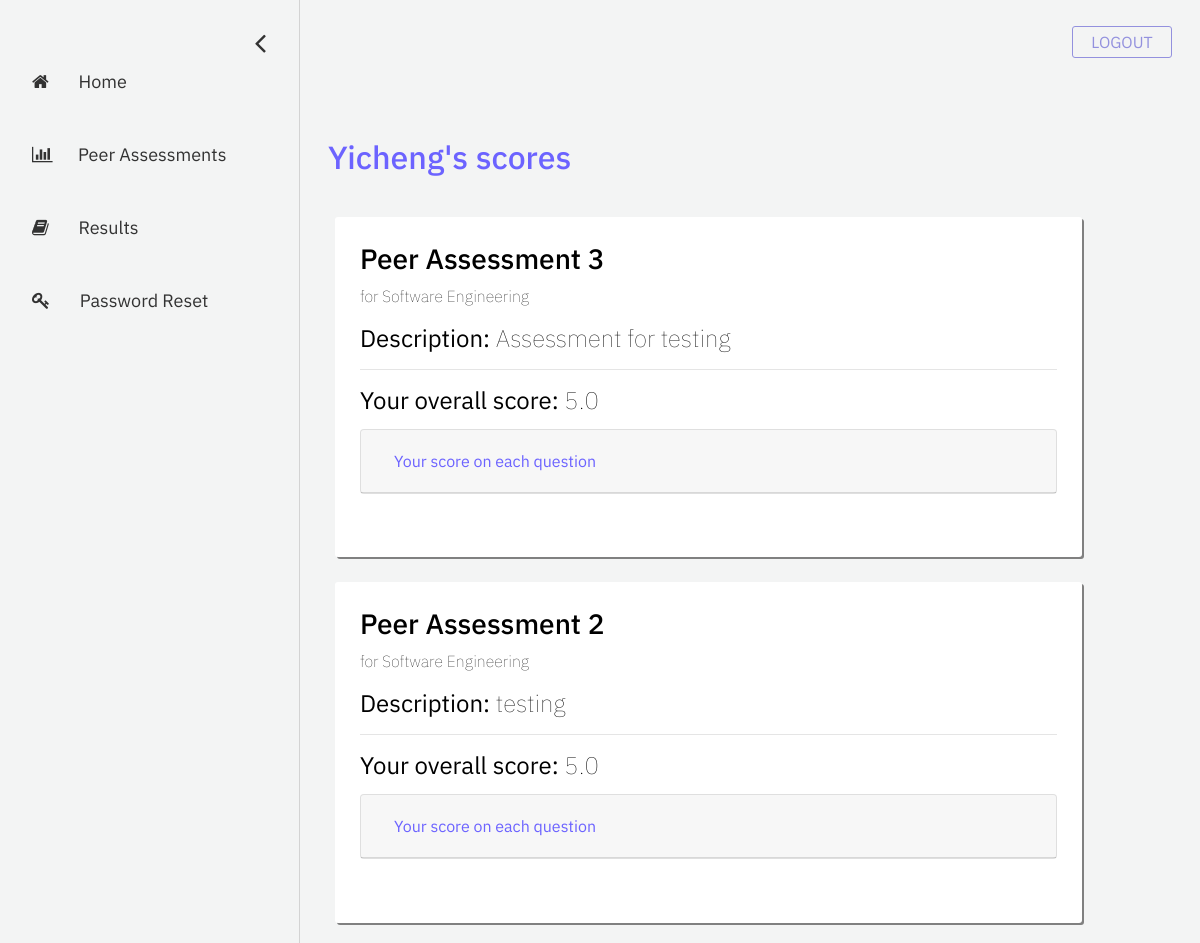
/student/completed-assessments (signed in), run on the app's committed database.
### account/models.py (models this page shows, shortened)
class User(AbstractBaseUser, PermissionsMixin):
    email = models.EmailField(
        verbose_name=_('email address'), max_length=255, unique=True
    )
    first_name = models.CharField(_('first name'), max_length=30, blank=True)
    last_name = models.CharField(_('last name'), max_length=150, blank=True)
    iris_roll = models.CharField(max_length = 8, unique=True)
    is_student = models.BooleanField(
        _('student status'),
        default=False,
        help_text=_(
            'Shows whether this user is a student. '
        ),
    )
    is_instructor = models.BooleanField(
        _('instructor status'),
        default=False,
        help_text=_(
            'Shows whether this user is a instructor. '
        ),
    )
    is_active = models.BooleanField(
        _('active'),
        default=True,
        help_text=_(
            'Designates whether this user should be treated as active. '
            'Unselect this instead of deleting accounts.'
        ),
    )
    is_staff = models.BooleanField(
        _('admin status'),
        default=False,
        help_text=_(
            'Designates whether the user can log into this admin site.'
        ),
    )
    date_joined = models.DateTimeField(
        _('date joined'), default=timezone.now
    )
    objects = UserManager()
    USERNAME_FIELD = 'email'
    REQUIRED_FIELDS = ['first_name', 'last_name', 'iris_roll', 'is_student', 'is_instructor']

### assessment/models.py (models this page shows, shortened)
class Assessment(models.Model):
    name = models.CharField("assessment name", max_length=255)
    description = models.TextField("description", max_length=512, blank=True)
    date_created = models.DateTimeField("date created", auto_now_add=True)
    start_date = models.DateField("start date")
    end_date = models.DateField("end date")
    open_status = models.BooleanField("open status", default=True)
    course = models.ForeignKey(Course, on_delete=models.CASCADE) # the course that this peer review belongs to
    questions = models.ManyToManyField(Question) # a set of Questions under this assessment
    result_sets = models.ManyToManyField(Result_set) # a set of Result_sets under this assessment
    completed_students = models.ManyToManyField(User, related_name="completed_students") # a set of Users who have completed this assessment
    def is_open(self):
        return self.open_status

class Result_set(models.Model):
    student = models.ForeignKey(User, related_name="evaluated_student", on_delete=models.CASCADE)
    team = models.ForeignKey(Team, on_delete=models.CASCADE)
    rating_answers = models.ManyToManyField(Answer, related_name="rating_answers") # a set of rating Answers under this assessment
    text_answers = models.ManyToManyField(Answer, related_name="text_answers") # a set of text Answers under this assessment
    def get_overall_average(self):
        scores = [answer.answer_rating for answer in self.rating_answers.all()] # a list of scores
        return round(np.mean(scores), 2)

class Answer(models.Model):
    question = models.ForeignKey(Question, on_delete=models.CASCADE)
    evaluator = models.ForeignKey(User, related_name="evaluator", on_delete=models.CASCADE) # the person who evaluates others
    team_member = models.ForeignKey(User, related_name="team_member", on_delete=models.CASCADE) # the person being evaluated
    answer_text = models.CharField("answer text", max_length=512, null=True) # answer for free response
    answer_rating = models.SmallIntegerField("answer rating", null=True) # answer for rating question (1-5)
    date_added = models.DateTimeField("date added", auto_now_add=True)
    date_modified = models.DateTimeField("date modified", auto_now=True)
    def get_answer(self):
        if self.question.type_answer == self.question.TYPE_Rating:
            return self.answer_rating
        else:
            return self.answer_text

### registration/models.py (models this page shows, shortened)
class Course(models.Model):
    course_name = models.CharField("course name", max_length=60)
    course_code = models.IntegerField("course code")
    section_number = models.SmallIntegerField("section number")
    year = models.SmallIntegerField("year of realization")
    semester_choices = (
        ('S', 'Spring'),
        ('F', 'Fall'),
    )
    semester = models.CharField("semester of realization", max_length = 1, choices = semester_choices)
    professors = models.ManyToManyField(User)
    students = models.ManyToManyField(User, related_name="students")

### eval_student/views.py (the view)
# urls.py: path('completed-assessments', views.completed_assessments, name='completed-assessments'),
def completed_assessments(request):
    assessment_list = Assessment.objects.all()
    filtered_list = []
    for assessment in assessment_list:
       if request.user in assessment.course.students.all() and not assessment.is_open():
           filtered_list.append(assessment)
    context = {
        'assessment_list': filtered_list,
    }
    return render(request, 'eval_student/completed-assessments.html', context=context)

### eval_student/templatetags/eval_student_extras.py (called while the page is built)
@register.simple_tag
def find_result_set(result_sets, student, course):
    for team in Team.objects.filter(course=course).all():
        if student in team.student.all():
            the_team = team
            break
    return result_sets.filter(student=student, team=the_team).first()

@register.simple_tag
def get_per_question_average(result_set, q_id):
        scores = [answer.answer_rating for answer in result_set.rating_answers.all() if answer.question.id == q_id] # a list of scores of that question
        return round(np.mean(scores), 2)

@register.simple_tag
def get_free_response(result_set, q_id):
        text = ''
        for answer in result_set.text_answers.all():
            if answer.question.id == q_id and answer.get_answer() != None:
                text += answer.get_answer()
                text += ';'
        return text

### eval_student/templates/eval_student/completed-assessments.html (shortened to what this page needs)
{% extends 'eval_student/base-sidebar.html'%}
{% load eval_student_extras %}
{% load static %}
{% block content%}
	<div id="main">
		<div class="container">
			<div class="container row">
				<h2 style="color: #6C63FF;">{{ user.first_name }}'s scores</h2>
			</div>
			{% if assessment_list|length > 0 %}
				{% for assessment in assessment_list %}
					<div class="column course-box">
						<h3> {{ assessment.name }} </h3>
						<p style="font-weight: 20;"> for {{ assessment.course.course_name }}</p>
						{% if assessment.description != '' %}
							<h4><b>Description:</b> {{ assessment.description }}</h4>
						{% else %}
							<h4><b>Description:</b> No assessment description</h4>
						{% endif %}
						<hr>
						{% find_result_set assessment.result_sets request.user assessment.course as result_set %}
						<h4><b>Your overall score:</b> {{ result_set.get_overall_average }}</h4>
						<div style="margin-top: 2%; margin-bottom: 2%;">
							<div class="card">
								<div class="card-header" id="headingOne_@{{ assessment.id }}">
									<h5 class="mb-0">
										<button style="color: #6C63FF;" class="btn btn-link" data-toggle="collapse" data-target="#collapseOne_@{{ assessment.id }}" aria-expanded="true" aria-controls="collapseOne_@{{ assessment.id }}">
											Your score on each question
										</button>
									</h5>
								</div>
							</div>
						</div>
					</div>
				{% endfor %}
			{% else %}
				No results available.
			{% endif %}
		</div>
	</div>
{% endblock %}

### eval_student/static/eval_student/css/base-sidebar.css (style rules this page uses)
body { font-family: 'IBM Plex Sans', sans-serif; background-color: #f3f4f4; }
#main { transition: margin-left .5s; padding: 20px; }
.row { position: relative; top: 20px; padding: 8px; margin-top: 10px; margin-bottom: 45px; }
.course-box { width: 90% !important; background-color: white; color: black; padding: 25px; padding-bottom: 50px; margin-right: 15px; margin-top: 25px; border-radius: 3px; box-shadow: 2px 2px grey; }

### eval_student/static/eval_student/css/peer-assessments.css (style rules this page uses)
h4 { font-weight: 80; margin-right: 5%; }

### data on the page
User: first_name "Yicheng"
Assessment: name "Peer Assessment 3", course.course_name "Software Engineering", description "Assessment for testing"
Result_set: get_overall_average "5.0"
Assessment: name "Peer Assessment 2", course.course_name "Software Engineering", description "testing"
Result_set: get_overall_average "5.0"
